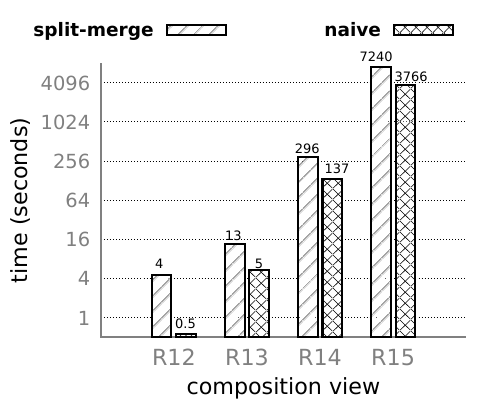

This figure's gnuplot source:
reset
set mxtics 3
set mytics 2
#set title"scalability" font 'Gill Sans,24'
set xlabel"composition view" font 'Gill Sans,24'
set ylabel"time (seconds)" rotate by 90 font 'Gill Sans,24'
# set yrange [0:1342177280]
set logscale y 2
# set format y '%.0s%cB'
set style line 80 lt -1 lc rgb "#808080"
set border 3 back linestyle 80
# red = "#FF0000"; green = "#00FF00"; blue = "#0000FF"; skyblue = "#87CEEB";

set boxwidth 0.8
set style fill solid
set xtics font 'Gill Sans,24' #rotate by -30 left
set ytics font 'Gill Sans,21'
set style data histogram
set style histogram clustered gap 1.5
set grid ytics
set tic scale 0
set size 1,1
set size ratio 0.75 #set 0.75 as high as wide 
# set autoscale y
# set ytics 2000 nomirror font 'Gill Sans,24'
# set xrange [-1:3]
# set x2range [0:10]
# set yrange [0:40000]
# set y2range [0:35000]
set key autotitle columnhead
set key horizontal outside right#center
# set key inside top left#center
set key font 'Gill Sans Bold,20'
set key spacing 2
# set key off
set terminal pdfcairo enhanced color lw 3 size 5,4 font 'Gill sans,18'
# set style histogram errorbars linewidth 2
# set errorbars linecolor "#A00000"
# set errorbars linecolor black linewidth 2
# set style histogram errorbars linewidth 1 
# set errorbars linecolor black


set label 1 '4' front at screen 0.31,0.34 font "Gill sans,14"
set label 2 '13' front at screen 0.45,0.41 font "Gill sans,14"
set label 3 '296' front at screen 0.59 ,0.63 font "Gill sans,14"
set label 4 '7240' front at screen 0.72,0.86 font "Gill sans,14"

set label 5 '0.5' front at screen 0.35,0.19 font "Gill sans,14"
set label 6 '5' front at screen 0.51 ,0.34 font "Gill sans,14"
set label 7 '137' front at screen 0.65,0.58 font "Gill sans,14"
set label 8 '3766' front at screen 0.79 ,0.81 font "Gill sans,14"

set xtics ("R12" 0, "R13" 1, "R14" 2, "R15" 3)

set style line 1 lt rgb "#A00000" lw 2 pt 13 ps 0.5
   

set output"bar_trend_chain15.pdf"
# plot"incre_ctable_errorbar.dat" using ($2):xtic(1) notitle fs pattern 5 lt rgb 'black'# with errorbars
### 3 
###
plot "trend15.dat" using ($2) title "split-merge" fs pattern 5 lt rgb 'black', \
                '' using ($3) title "naive" fs pattern 1 lt 1 lc rgb 'black'
               # ""  using ($3):($3+.1):(sprintf("%3.2f",$4)) with labels notitle

            #    '' using ($4):0:0 with labels center offset -2,1 notitle, \
            #    '' using 0:($4):($4) with labels center offset 2,1 notitle
unset output  
